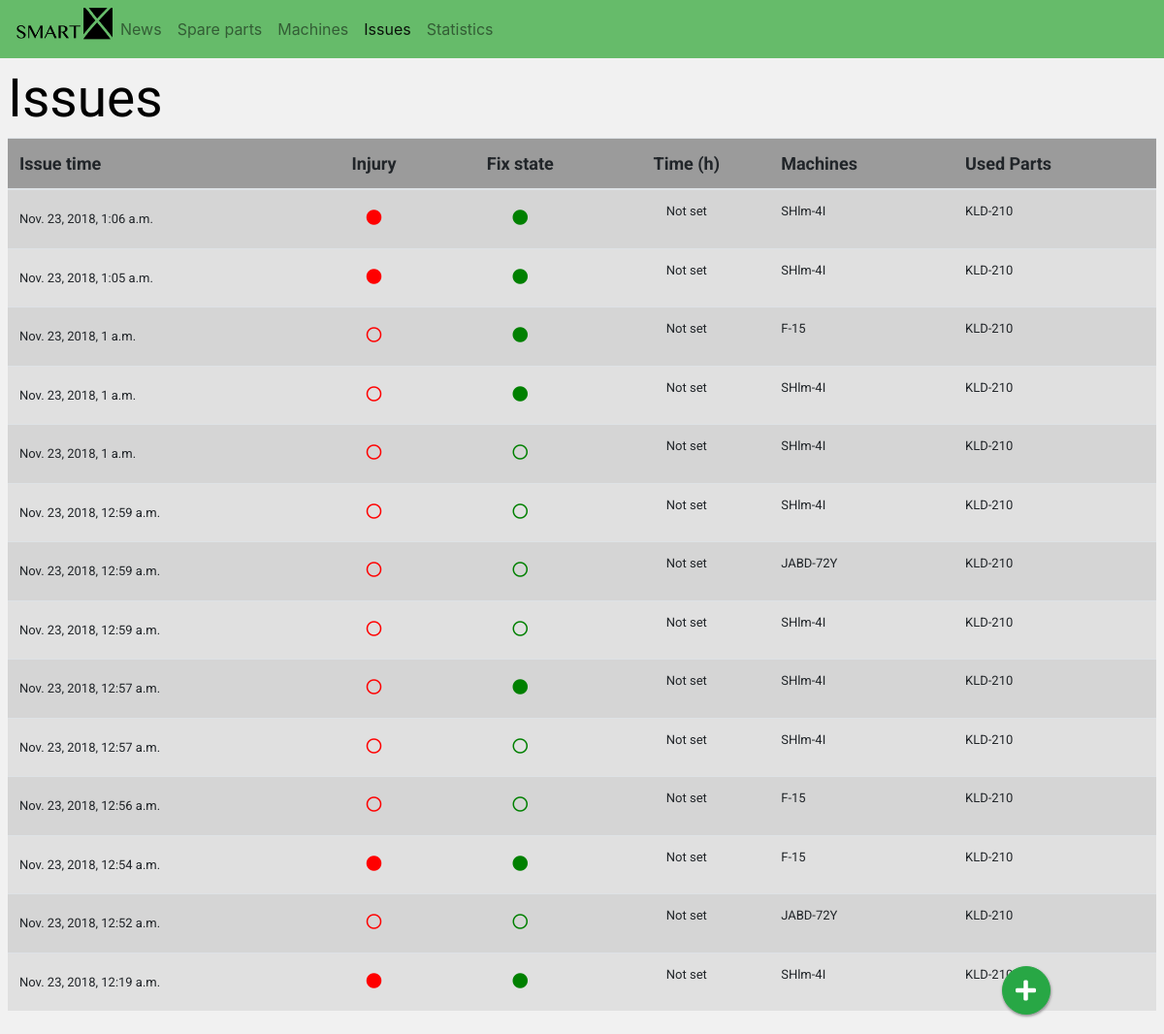
The app's page /issues/, older data.
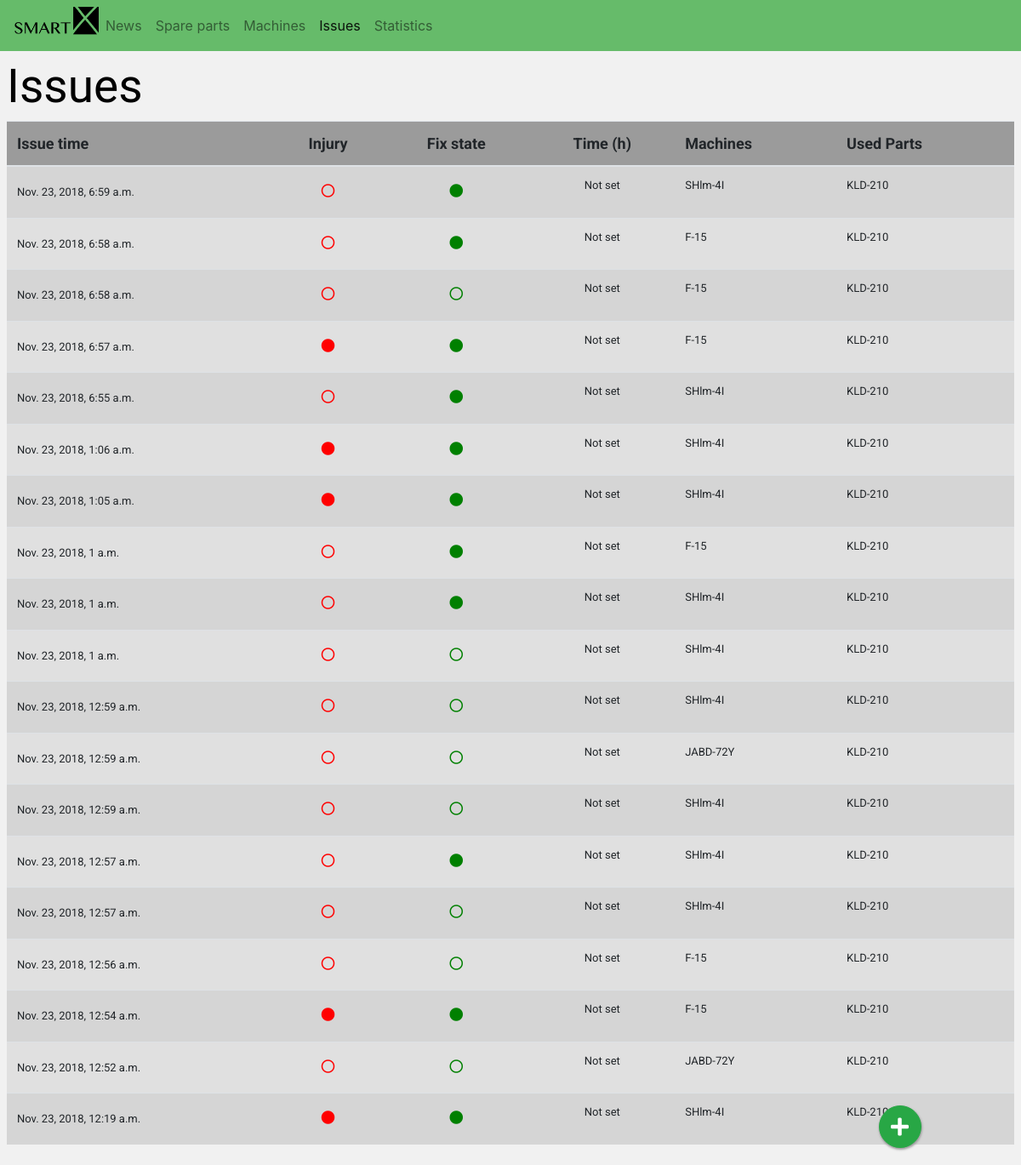
The same page, newer data.
### AHLSROM/models.py (models this page shows)
class Issue(models.Model):
    id = models.AutoField(primary_key=True)
    machine_id = models.ManyToManyField(Machines)
    parts_id = models.ManyToManyField(SpareParts)
    time_not_working = models.DateTimeField(null=True,blank=True)
    injury = models.BooleanField(default=False)
    fixed = models.BooleanField(default=False)
    duration_unfix=models.IntegerField(null=True,blank=True)

class Machines(models.Model):
    id = models.AutoField(primary_key=True)
    name = models.CharField(max_length=60)
    parts = models.ManyToManyField(SpareParts)
    previous_fix_time = models.DateTimeField(blank=True,null=True)

class SpareParts(models.Model):
    id = models.AutoField(primary_key=True)
    counter = models.IntegerField()
    name = models.CharField(max_length=60)
    date_usage = models.DateTimeField(blank=True,null=True)

### AHLSROM/views.py (the view)
# urls.py: url(r'^issues/$', views.issues, name='issue'),
def issues(request):
    issues_list=Issue.objects.order_by('-time_not_working')
    context = {'issues_list': issues_list}
    return render(request, 'issues.html', context)

### templates/issues.html
{% extends 'base.html' %}
{% block content %}
    <h1 class="PageTitle">Issues</h1>
        {% if issues_list %}
            <div class="scrollMe">
            <table class="table fixed_header table-striped " style="font-family: 'Roboto', sans-serif;">
                <thead>
                    <tr style="font-size: 18px; align: center; vertical-align: middle; background-color:#9b9b9b;"  >
                          <th scope="col" style="vertical-align: middle; white-space: nowrap">Issue time</th>
                          <th scope="col" style="vertical-align: middle; white-space: nowrap; text-align: center;" >Injury</th>
                          <th scope="col" style="vertical-align: middle; white-space: nowrap; text-align: center;" >Fix state</th>
                          <th scope="col" style="vertical-align: middle; white-space: nowrap; text-align: center;" >Time (h)</th>
                          <th scope="col" style="vertical-align: middle; white-space: nowrap">Machines</th>
                          <th scope="col" style="vertical-align: middle; white-space: nowrap">Used Parts</th>
                    </tr>
                </thead>
                <tbody class="data_table">
                {% for issue in issues_list %}
                        <tr id="{{ issue.id }}">
                            <td style="vertical-align: middle">{{ issue.time_not_working }}</td>
                            <td align="center" style="vertical-align: middle;">
                                {% if issue.injury == True %}
                                   <i class="fas fa-circle" style="color: red; font-size: medium"></i>
                                {% else %}
                                    <i class="far fa-circle" style="color: red; font-size: medium"></i>
                                {% endif %}
                            </td>
                            <td align="center" style="vertical-align: middle;">
                                {% if issue.fixed == True %}
                                    <i class="fas fa-circle" style="color: green; font-size: medium"></i>
                                {% else %}
                                    <i class="far fa-circle" style="color: green; font-size: medium"></i>
                                {% endif %}
                            </td>
                            <td align="center" style="vertical-align: middle;">
                                {% if issue.duration_unfix == None %}
                                <p style="white-space: nowrap">Not set</p>
                                {% else %}
                                {{ issue.duration_unfix }}
                                {% endif %}
                            </td>
                            <td align="left" style="vertical-align: middle;">
                                {% for machines in issue.machine_id.all %}
                                    <p>{{ machines.name }}</p>
                                {% endfor %}
                            </td>
                            <td align="left" style="vertical-align: middle;">
                                {% for parts in issue.parts_id.all %}
                                    <p>{{ parts.name }}</p>
                                {% endfor %}
                            </td>
                        </tr>
                    {% endfor %}
                 </tbody>
            </table>
            </div>
        {% else %}
            <div class="row w-100 p-3">
                <div align="middle" class="col-5">
                    <p>No issues are available.</p>
                </div>
            </div>
        {% endif %}
        <div class="row justify-content-md-center button_right_fix fixed-bottom">
        <button type="button" id="add_button" class="btn btn-success btn-circle">
        <i class="fas fa-plus" style="font-size: x-large; padding-top: 3px;padding-bottom: 3px;"></i>
    </button>
    </div>
{% endblock %}

### templates/base.html (shortened to what this page needs)
<!doctype html>
<html>
<head>
    <link rel="stylesheet" href="https://stackpath.bootstrapcdn.com/bootstrap/4.1.3/css/bootstrap.min.css">
    <link rel="stylesheet" href="https://cdn.jsdelivr.net/npm/choices.js@4/public/assets/styles/css/choices.min.css">
    <link rel="stylesheet" href="https://use.fontawesome.com/releases/v5.5.0/css/all.css">
    {% load static %}
    <link rel="stylesheet" type="text/css" href="{% static 'Supreme.css' %}">
    <header>
        <nav class="navbar navbar-expand-lg navbar-light " style="background-color: #66BB6A;>
            <a class="navbar-brand" href="#"> <img width="100" height="44" src="/static/logo.png"> </a>
            <div class="collapse navbar-collapse" id="navbarToggler">
              <ul class="navbar-nav mr-auto mt-2 mt-lg-0">
                <li class="{% if request.resolver_match.url_name == "news" %}active {% endif %}nav-item">
                  <a class="nav-link" href="/news">News <span class="sr-only">(current)</span></a>
                </li>
                <li class="{% if request.resolver_match.url_name == "news" %}active {% endif %}nav-item">
                  <a class="nav-link" href="/spare_parts">Spare parts</a>
                </li>
                <li class="{% if request.resolver_match.url_name == "news" %}active {% endif %}nav-item">
                  <a class="nav-link" href="/machines">Machines</a>
                </li>
                <li class="{% if request.resolver_match.url_name == "issue" %}active {% endif %}nav-item">
                    <a class="nav-link" href="/issues">Issues</a>
                </li>
                <li class="nav-item">
                    <a class="nav-link" href="/statistic">Statistics</a>
                </li>
              </ul>
            </div>
          </nav>
    </header>
</head>
<body>
    <div class="w-100 p-2">
        {% block content %}
        {% endblock %}
    </div>
</body>
</html>

### static/Supreme.css (style rules this page uses)
body { background-color: #f1f1f1; }
h1 { text-align: left; margin-left: 0%; font-family: Arial, Helvetica, SansSerif; color: black; }
.button_right_fix { margin-bottom: 20px; margin-left: 75%; text-align: center; }
.btn-circle { width: 50px; height: 50px; text-align: center; box-shadow: 0.5px 1.5px 2.5px 0.5px rgba(158,155,158,1); border-radius: 25px; }
.table { height: 200px; background-color: #e0e0e0; table-layout: auto; font-size: small ; text-space: nowrap; }
.PageTitle { font-family: 'Source Sans Pro', sans-serif; font-size: 55px; }
.scrollMe { overflow-y: auto; overflow-x: auto; }

Row changes from the older to the newer data that the page shows:
added Issue: time_not_working "Nov. 23, 2018, 6:59 a.m.", injury False (drawn), fixed True (drawn), shows "Not set", Machines (name "SHlm-4I"), SpareParts (name "KLD-210")
added Issue: time_not_working "Nov. 23, 2018, 6:58 a.m.", injury False (drawn), fixed True (drawn), shows "Not set", Machines (name "F-15"), SpareParts (name "KLD-210")
added Issue: time_not_working "Nov. 23, 2018, 6:58 a.m.", injury False (drawn), fixed False (drawn), shows "Not set", Machines (name "F-15"), SpareParts (name "KLD-210")
added Issue: time_not_working "Nov. 23, 2018, 6:57 a.m.", injury True (drawn), fixed True (drawn), shows "Not set", Machines (name "F-15"), SpareParts (name "KLD-210")
added Issue: time_not_working "Nov. 23, 2018, 6:55 a.m.", injury False (drawn), fixed True (drawn), shows "Not set", Machines (name "SHlm-4I"), SpareParts (name "KLD-210")
